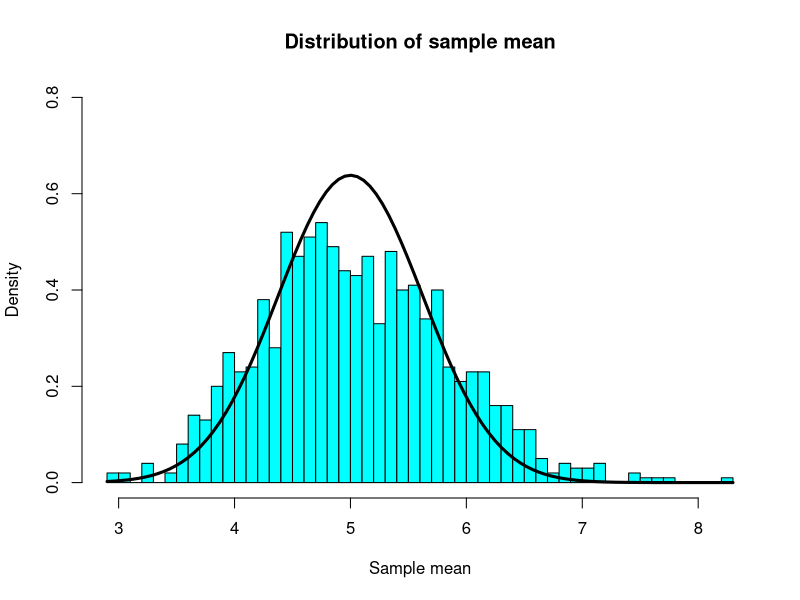
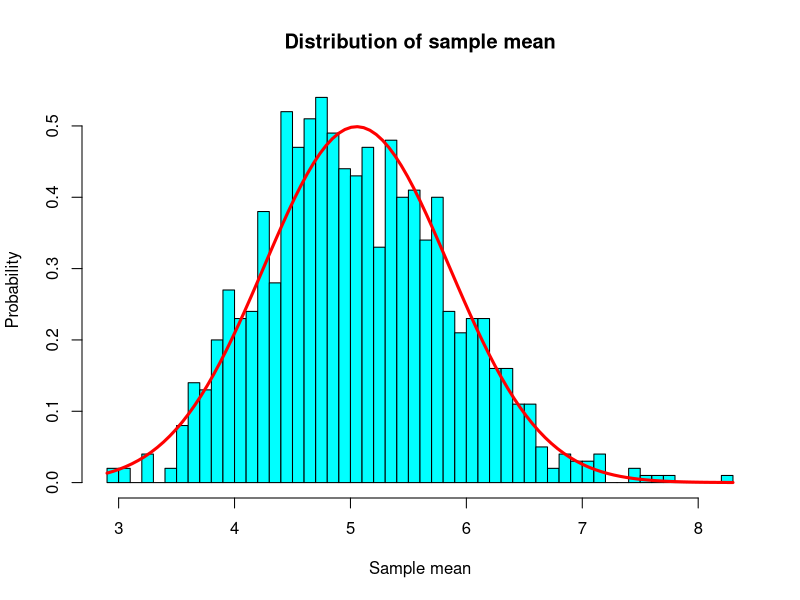

Reproduce these figures in R, in order.
## ---- chunk 1
knitr::opts_chunk$set(echo = TRUE)
## ---- chunk 2
lambda <- 0.2; nExps <- 40; nSimu <- 1000
mns <- NULL
for (i in 1:nSimu) mns <- c(mns, mean(rexp(nExps, lambda)))
sampleMean <- mean(mns); sdErr <- sd(mns)/sqrt(nExps)
## ---- chunk 3
hist(mns, breaks = 50, prob = TRUE, col = 'cyan', xlab = 'Sample mean',
     ylab = 'Density', ylim = range(0,0.8), main = 'Distribution of sample mean')
curve(dnorm(x, mean=1/lambda, sd=1/lambda^2/nExps), add=TRUE, col='black', lwd = 3)
## ---- chunk 4
samples <- c(1/lambda, sampleMean, (1/lambda^2)/nExps, sd(mns)^2)
names(samples) <- c('True mean','Sample mean','True variance', 'Sample variance')
print(samples)
## ---- chunk 5
confInt <- sampleMean + c(-1,1)*qnorm(0.975)*sdErr
confInt
## ---- chunk 6
hist(mns, breaks = 50, prob = TRUE, col = 'cyan', xlab = 'Sample mean',
     ylab = 'Probability', main = 'Distribution of sample mean')
curve(dnorm(x, mean=sampleMean, sd=sd(mns)), add=TRUE, col='red', lwd = 3)
